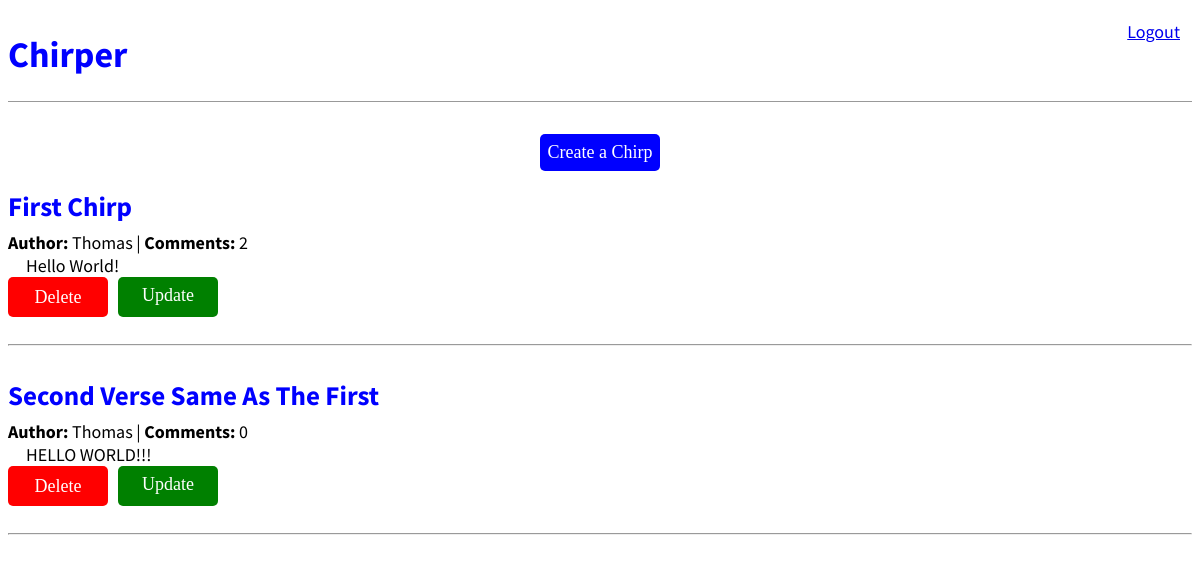
Before: /dashboard/ (signed in) with the older database file.
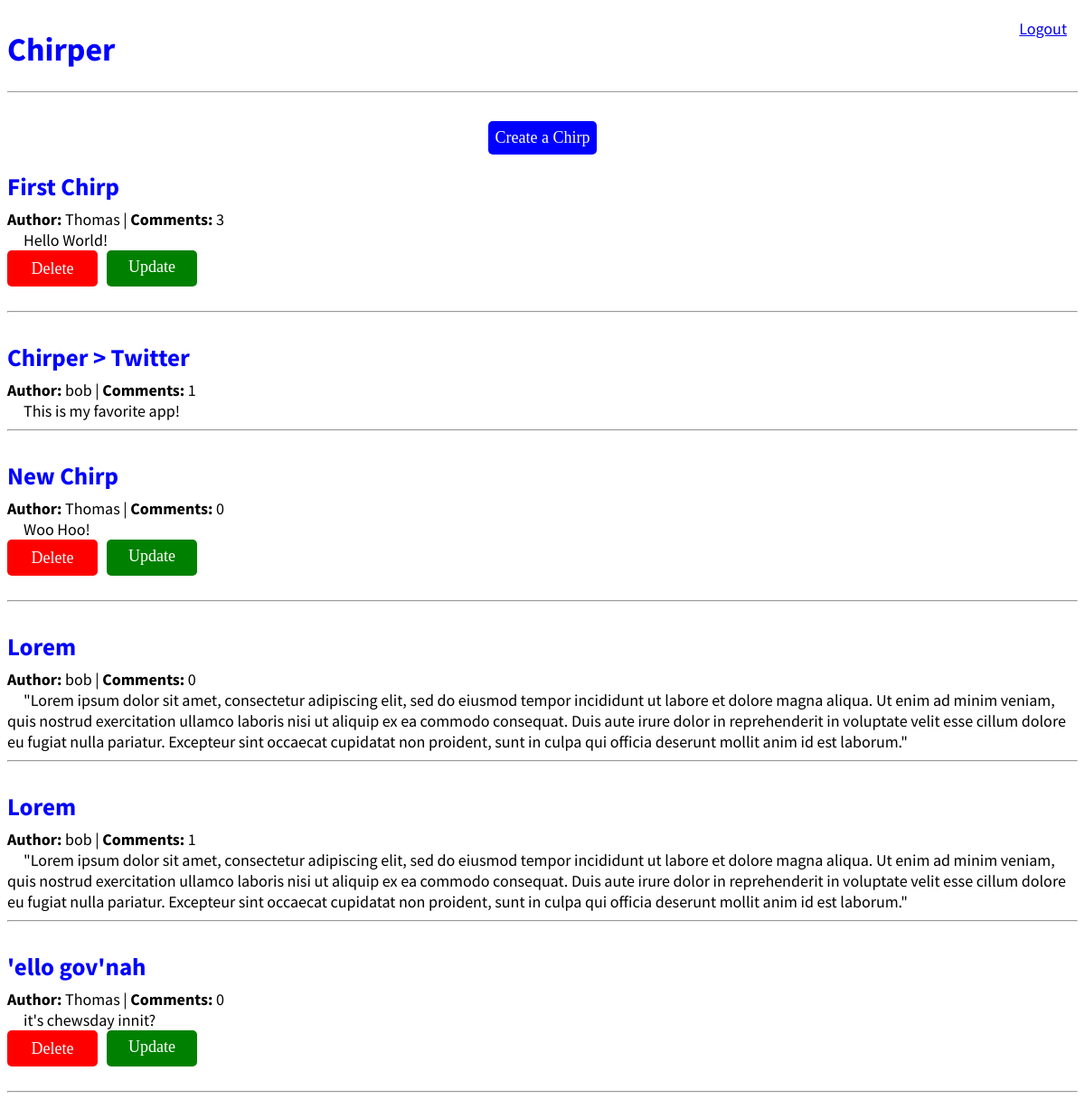
After: the same page with the newer database file.
### chirper/models.py (models this page shows, shortened)
class Chirp(models.Model):
    title = models.CharField(max_length=50)
    chirper = models.ForeignKey( "auth.User", on_delete=models.CASCADE,)
    body = models.TextField()

### chirper/views.py (the view)
# urls.py: path("dashboard/", ChirpListView.as_view(), name="dashboard"),
class ChirpListView(ListView):
    model = Chirp
    template_name = "dashboard.html"

### templates/dashboard.html (shortened to what this page needs)
{% extends "base.html" %}
{% block content %}
<div style="text-align: center;">
    <form method="get" action="{% url 'create_chirp' %}">
        <button class="create-chirp-button" type="submit">Create a Chirp</button>
    </form>
</div>
{% for chirp in chirp_list %}
    <div class="chirp-entry">
        <h2><a href="{% url 'chirp_detail' chirp.pk %}">{{ chirp.title }}</a></h2>
        <p><b>Author:</b> {{ chirp.chirper }} | <b>Comments:</b> {{ chirp.comment_set.count }}</p>
        <p>&emsp;{{ chirp.body }}</p>
        {% if user.is_authenticated and chirp.chirper == user %}
        <div class="button-container">
            <form method="post" action="{% url 'delete_chirp' chirp.pk %}">
                <button class="delete-chirp-button" type="submit">Delete</button>
            </form>
            <a href="{% url 'update_chirp' chirp.pk %}" class="update-chirp-button" type="button">Update</a>
        </div>
        {% endif %}
        <hr>
    </div>
{% endfor %}
{% endblock content %}

Changed rows visible on the page:
removed Chirp: title "Second Verse Same As The First", chirper "Thomas", comment_set.count "0", body "HELLO WORLD!!!", shows "Delete"
computed for Chirp "First Chirp": comment_set.count "2" → "3"
added Chirp: title "Chirper > Twitter", chirper "bob", comment_set.count "1", body "This is my favorite app!"
added Chirp: title "New Chirp", chirper "Thomas", comment_set.count "0", body "Woo Hoo!", shows "Delete"
added Chirp: title "Lorem", chirper "bob", comment_set.count "0", body "\"Lorem ipsum dolor sit amet, consectetur adipiscing elit, sed do eiusmod tempor incididunt ut labore et dolore magna aliqua. Ut enim ad minim veniam, quis nostrud exercitation ullamco laboris nisi ut aliquip ex ea commodo consequat. Duis aute irure dolor in reprehenderit in voluptate velit esse cillum dolore eu fugiat nulla pariatur. Excepteur sint occaecat cupidatat non proident, sunt in culpa qui officia deserunt mollit anim id est laborum.\""
added Chirp: title "Lorem", chirper "bob", comment_set.count "1", body "\"Lorem ipsum dolor sit amet, consectetur adipiscing elit, sed do eiusmod tempor incididunt ut labore et dolore magna aliqua. Ut enim ad minim veniam, quis nostrud exercitation ullamco laboris nisi ut aliquip ex ea commodo consequat. Duis aute irure dolor in reprehenderit in voluptate velit esse cillum dolore eu fugiat nulla pariatur. Excepteur sint occaecat cupidatat non proident, sunt in culpa qui officia deserunt mollit anim id est laborum.\""
added Chirp: title "'ello gov'nah", chirper "Thomas", comment_set.count "0", body "it's chewsday innit?", shows "Delete"
